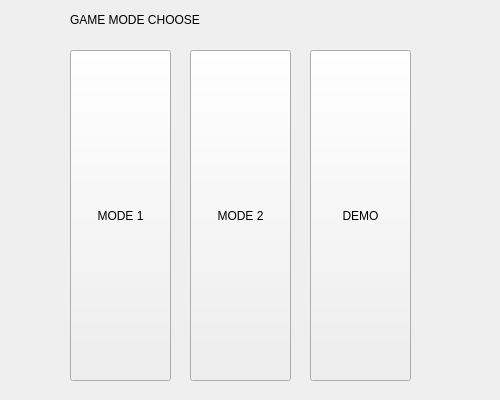
<?xml version="1.0" encoding="UTF-8"?>
<ui version="4.0">
 <class>Gamestart_Dialog</class>
 <widget class="QDialog" name="Gamestart_Dialog">
  <property name="geometry">
   <rect>
    <x>0</x>
    <y>0</y>
    <width>500</width>
    <height>400</height>
   </rect>
  </property>
  <property name="windowTitle">
   <string>Dialog</string>
  </property>
  <widget class="QToolButton" name="mode_1_button">
   <property name="geometry">
    <rect>
     <x>70</x>
     <y>50</y>
     <width>101</width>
     <height>331</height>
    </rect>
   </property>
   <property name="text">
    <string>MODE 1</string>
   </property>
  </widget>
  <widget class="QToolButton" name="mode_2_button">
   <property name="geometry">
    <rect>
     <x>190</x>
     <y>50</y>
     <width>101</width>
     <height>331</height>
    </rect>
   </property>
   <property name="text">
    <string>MODE 2</string>
   </property>
  </widget>
  <widget class="QLabel" name="label_1">
   <property name="geometry">
    <rect>
     <x>70</x>
     <y>10</y>
     <width>230</width>
     <height>20</height>
    </rect>
   </property>
   <property name="sizePolicy">
    <sizepolicy hsizetype="Fixed" vsizetype="Fixed">
     <horstretch>0</horstretch>
     <verstretch>0</verstretch>
    </sizepolicy>
   </property>
   <property name="minimumSize">
    <size>
     <width>230</width>
     <height>20</height>
    </size>
   </property>
   <property name="maximumSize">
    <size>
     <width>230</width>
     <height>20</height>
    </size>
   </property>
   <property name="locale">
    <locale language="Chinese" country="China"/>
   </property>
   <property name="text">
    <string>GAME MODE CHOOSE</string>
   </property>
  </widget>
  <widget class="QToolButton" name="mode_2_button_2">
   <property name="geometry">
    <rect>
     <x>310</x>
     <y>50</y>
     <width>101</width>
     <height>331</height>
    </rect>
   </property>
   <property name="text">
    <string>DEMO</string>
   </property>
  </widget>
 </widget>
 <resources/>
 <connections/>
</ui>
